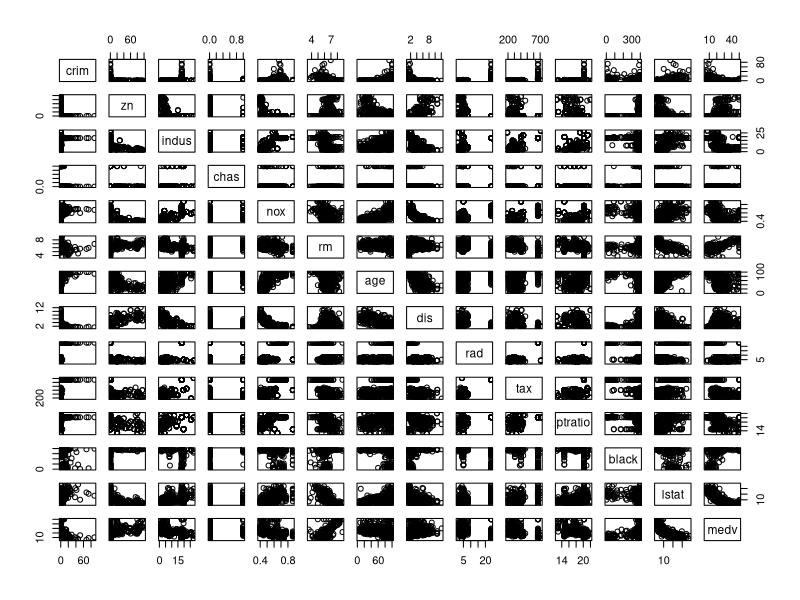
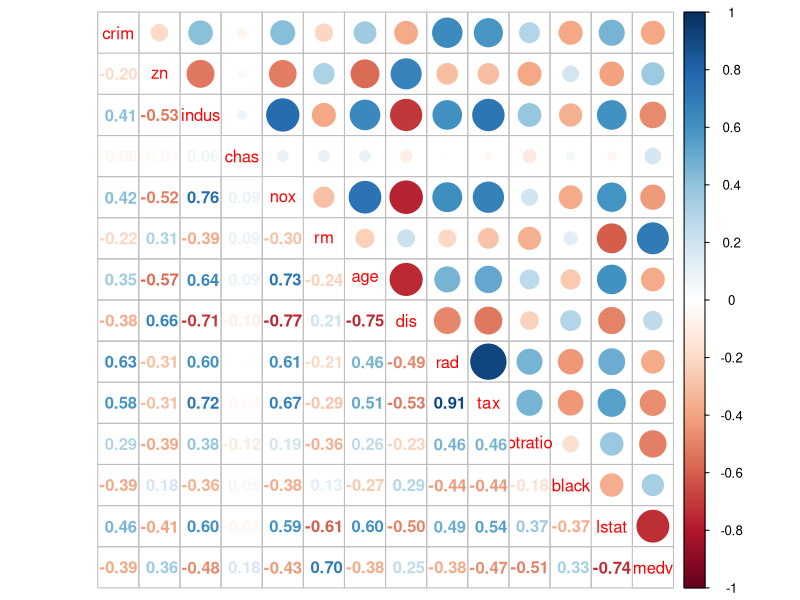
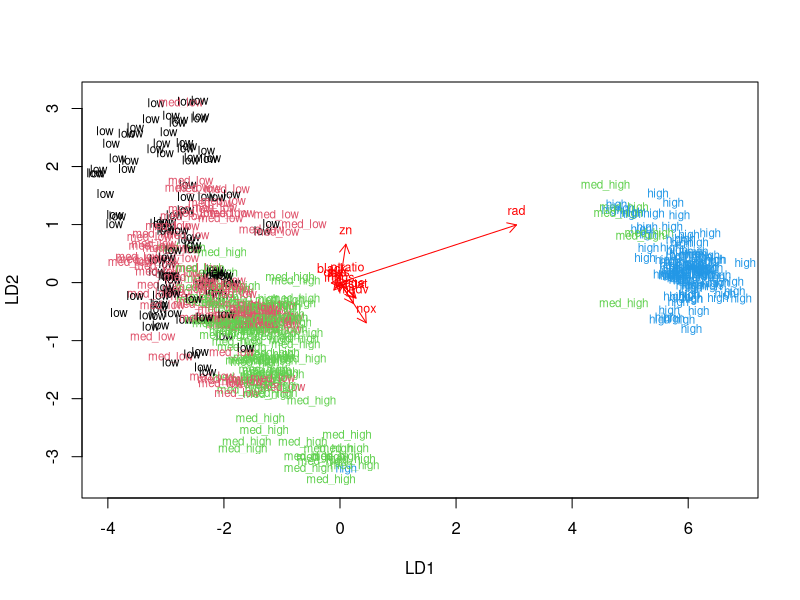
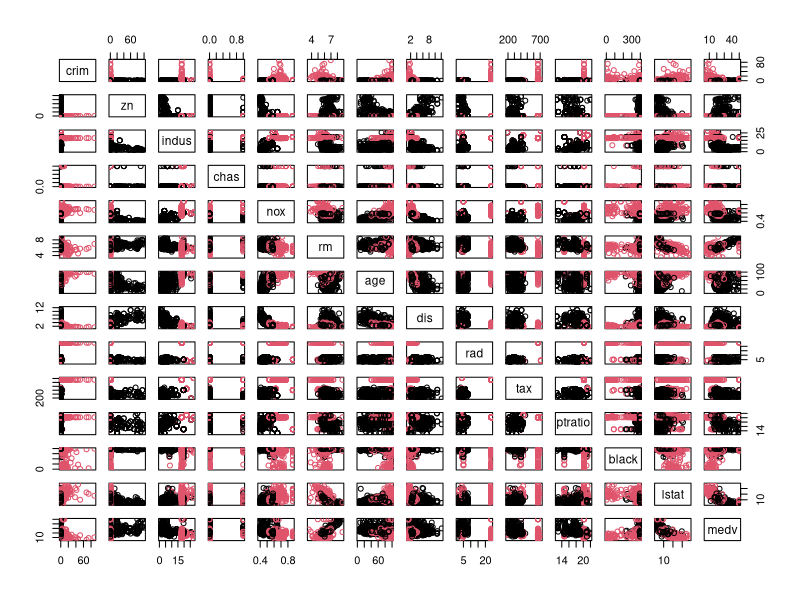
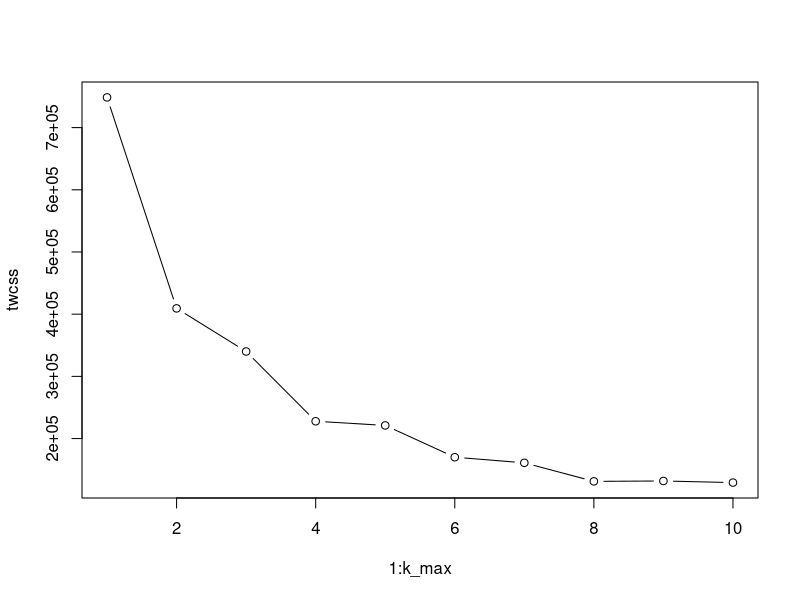
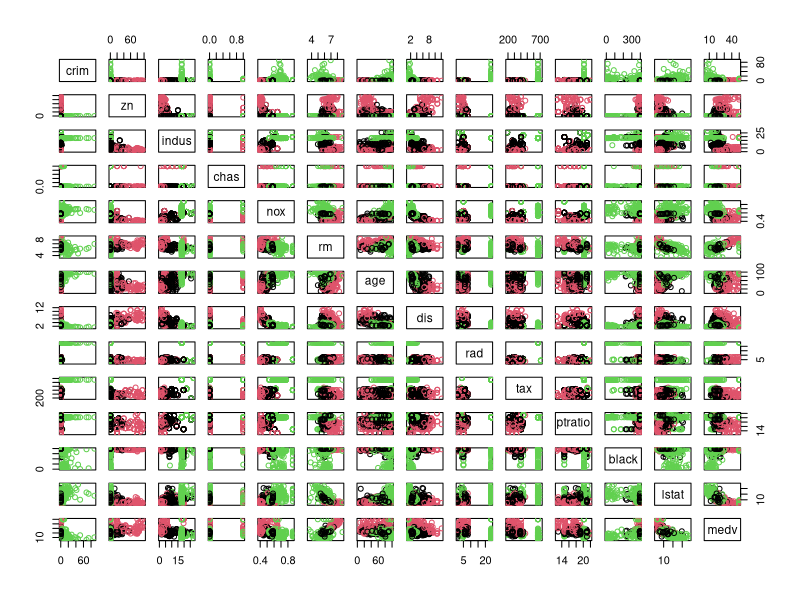

Source code (R) for these figures, in order:
## ---- chunk 1
library(MASS)
library(dplyr)
library(corrplot)
## ---- chunk 2
data("Boston")
str(Boston)
summary(Boston)
## ---- chunk 3
pairs(Boston)
cor_matrix<-cor(Boston) %>% round(2)
corrplot.mixed(cor_matrix)
## ---- chunk 4
boston_scaled <- as.data.frame(scale(Boston))
summary(boston_scaled)
## ---- chunk 5
scaled_crim <- boston_scaled$crim
bins <- quantile(scaled_crim)
crime <- cut(scaled_crim, breaks = bins, include.lowest = TRUE, label = c("low", "med_low", "med_high", "high"))
boston_scaled <- dplyr::select(boston_scaled, -crim)
boston_scaled <- data.frame(boston_scaled, crime)
## ---- chunk 6
n <- nrow(boston_scaled)
ind <- sample(n,  size = n * 0.8)
train <- boston_scaled[ind,]
test <- boston_scaled[-ind,]
correct_classes <- test$crime
test <- dplyr::select(test, -crime)
## ---- chunk 7
lda.fit <- lda(crime ~ ., data = train)

lda.arrows <- function(x, myscale = 1, arrow_heads = 0.1, color = "red", tex = 0.75, choices = c(1,2)){
  heads <- coef(x)
  arrows(x0 = 0, y0 = 0, 
         x1 = myscale * heads[,choices[1]], 
         y1 = myscale * heads[,choices[2]], col=color, length = arrow_heads)
  text(myscale * heads[,choices], labels = row.names(heads), 
       cex = tex, col=color, pos=3)
}

classes <- as.numeric(train$crime)
plot(lda.fit, dimen = 2, col=classes, pch = classes)
lda.arrows(lda.fit, myscale = 1)
## ---- chunk 8
lda.pred <- predict(lda.fit, newdata = test)
table(correct = correct_classes, predicted = lda.pred$class)
## ---- chunk 9
boston_clusters <- as.data.frame(scale(Boston))
dist_eu <- dist(boston_clusters)
summary(dist_eu)
dist_man <- dist(boston_clusters, method="manhattan")
summary(dist_man)
## ---- chunk 10
km <-kmeans(dist_eu, centers = 2)
pairs(Boston, col = km$cluster)
## ---- chunk 11
k_max <- 10
twcss <- sapply(1:k_max, function(k){kmeans(dist_eu, k)$tot.withinss})
plot(1:k_max, twcss, type='b')
## ---- chunk 12
km <-kmeans(dist_eu, centers = 3)
pairs(Boston, col = km$cluster)
